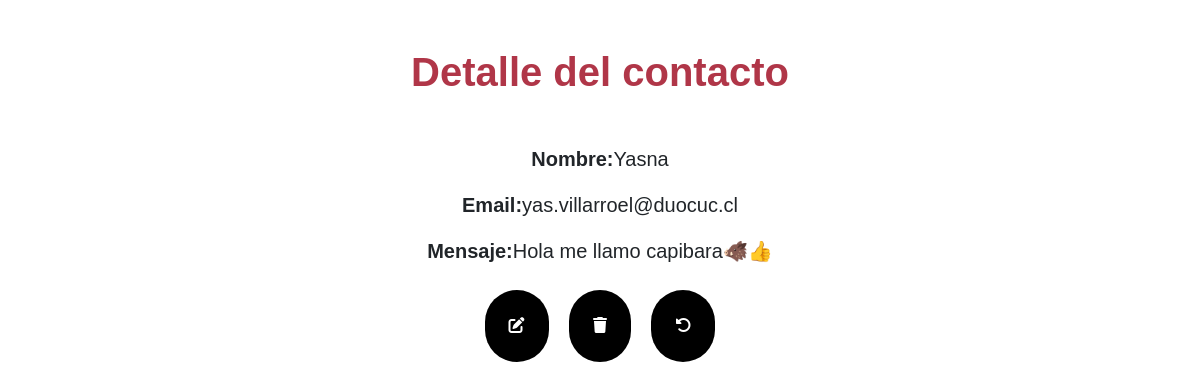
The page /contacto/11/ (signed in) on the database its author committed.
### myportfolio/models.py (models this page shows, shortened)
class Contacto(models.Model):
    nombre = models.CharField(max_length=100)
    email = models.EmailField()
    mensaje = models.TextField()
    mensaje_cifrado = models.TextField()
    fecha = models.DateTimeField(auto_now_add=True)

### myportfolio/views.py (the view)
# urls.py: path('contacto/<int:pk>/', views.contacto_detalle, name='contacto_detalle'),
@login_required
def contacto_detalle(request, pk):
    contacto = get_object_or_404(Contacto, pk=pk)
    return render(request, 'myportfolio/contacto_detalle.html', {'contacto': contacto})

### myportfolio/templates/myportfolio/contacto_detalle.html (shortened to what this page needs)
{% extends 'base_generic.html' %}
{% block content %}
    <div class="contenedor text-center">
        <h2 class="text-center m-5 titulo_detalle">Detalle del contacto</h2>
        <p><strong>Nombre:</strong>{{contacto.nombre}}</p>
        <p><strong>Email:</strong>{{contacto.email}}</p>
        <p><strong>Mensaje:</strong>{{contacto.mensaje}}</p>
        <a href="{% url 'contacto_editar' contacto.pk %}" class="btnRepo p-4 m-2"><i class="fa-solid fa-pen-to-square"></i></a>
        <form method="POST" action="{% url 'contacto_eliminar' contacto.pk %}" style="display: inline;">
            <button type="submit" class="btnDetalle p-4 m-2"><i class="fa-solid fa-trash"></i></button>
        </form>
        <a href="{% url 'contacto_lista' %}" class="btnVisita p-4 m-2"><i class="fa-solid fa-rotate-left"></i></a>
    </div>
{% endblock %}

### myportfolio/static/css/styles.css (style rules this page uses)
* { font-family: "Montserrat", sans-serif; }
body { overflow: auto; overflow-x: hidden; }
div { display: block; unicode-bidi: isolate; }
p { font-size: 20px; padding-left: 50px; padding-right: 50px; }
.btnVisita { background-color: black ; color:#fff; padding: 8px 12px; align-items: center; border-radius: 50px; text-align: center; justify-content: center; text-decoration: none; display: inline-block; cursor: pointer; border: none; }
.btnRepo { background-color: black ; color:#fff; padding: 8px 12px; align-items: center; border-radius: 50px; text-align: center; justify-content: center; text-decoration: none; display: inline-block; cursor: pointer; border: none; }
.btnDetalle { background-color: black ; color:#fff; padding: 10px; align-items: center; border-radius: 50px; text-align: center; justify-content: center; text-decoration: none; display: inline-block; cursor: pointer; border: none; }

### myportfolio/static/css/styles_proyectos.css (style rules this page uses)
* { font-family: "Montserrat", sans-serif; }
body { overflow: auto; overflow-x: hidden; }
div { display: block; unicode-bidi: isolate; }
.titulo_detalle { font-weight: bold; color:#B03648; font-size: 40px; }
p { font-size: 20px; }

### rows shown on the page
Contacto: nombre "Yasna", email "yas.villarroel@duocuc.cl", mensaje "Hola me llamo capibara🐗👍"
